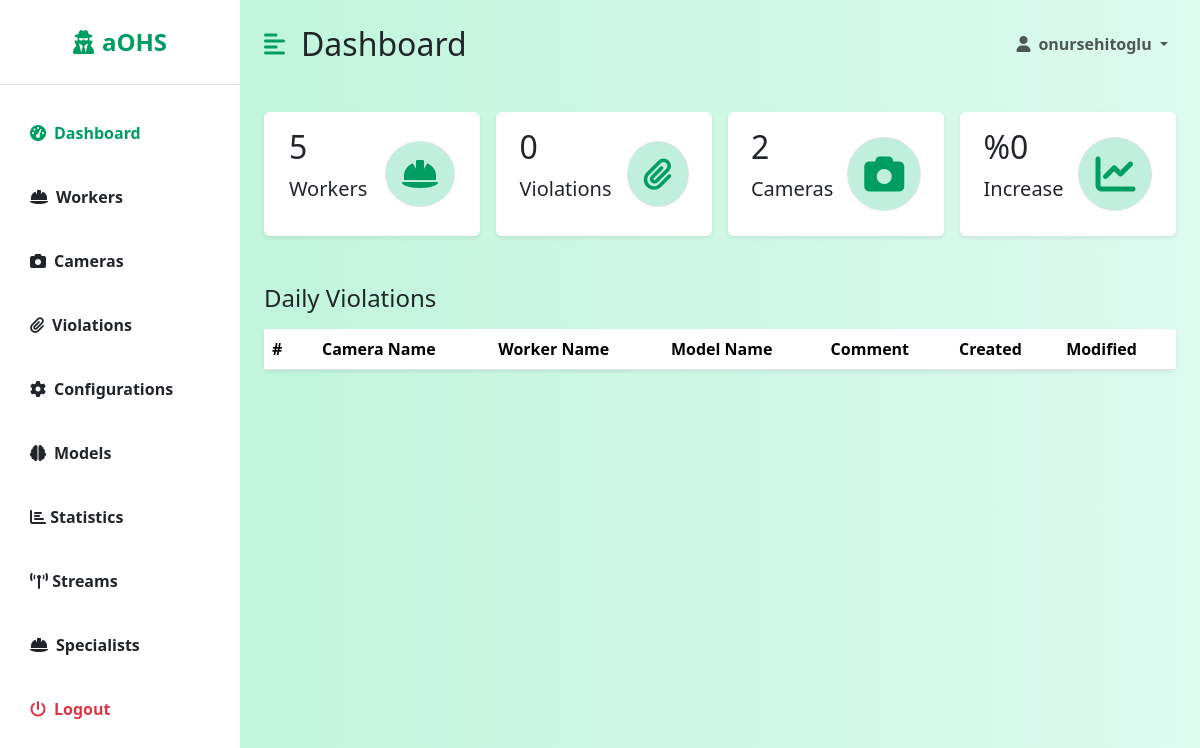
Page /dashboard/ (signed in) on the earlier database version.
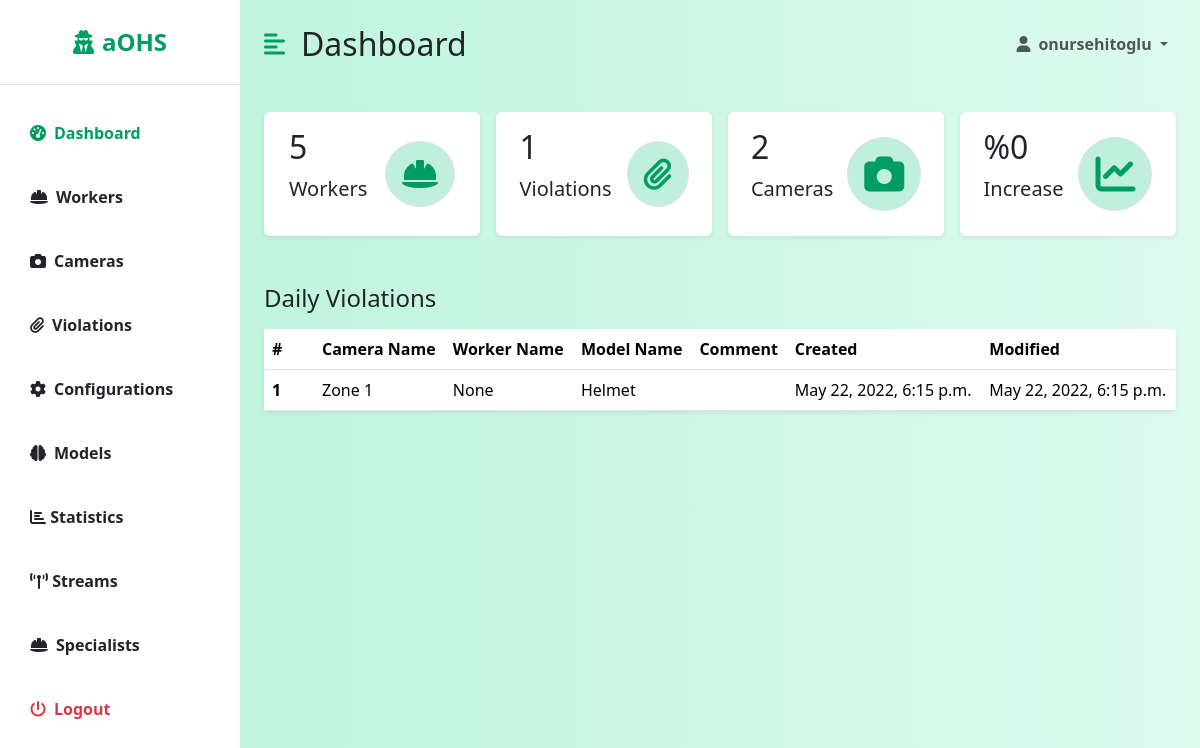
Same page on the later database version.
### backend/models.py (models this page shows, shortened)
class Violation(models.Model):
    id = models.AutoField(primary_key=True)
    cameraId = models.ForeignKey(Camera, on_delete=models.DO_NOTHING, null=False)
    workerId = models.ForeignKey(Worker, on_delete=models.DO_NOTHING, null=True)
    modelId = models.ForeignKey(Model, on_delete=models.SET_NULL, null=True)
    comment = models.CharField(max_length=250, null=True)
    valid = models.BooleanField(default=True, null=False)
    isNotified = models.BooleanField(default=False, null=False)
    capture = models.ImageField(null=True, blank=True)
    created = models.DateTimeField(auto_now_add=True)
    modified = models.DateTimeField(auto_now=True)

class Camera(models.Model):
    id = models.AutoField(primary_key=True)
    url = models.URLField(max_length=100)
    name = models.CharField(max_length=100, null=False)
    userId = models.ForeignKey(User, on_delete=models.DO_NOTHING, null=True)
    created = models.DateTimeField(auto_now_add=True)
    modified = models.DateTimeField(auto_now=True)
    active = models.BooleanField(default=False)
    def __str__(self):
        return str(self.name)

class Model(models.Model):
    id = models.AutoField(primary_key=True)
    name = models.CharField(max_length=100, null=False)
    path = models.CharField(max_length=100, null=False)
    created = models.DateTimeField(auto_now_add=True)
    modified = models.DateTimeField(auto_now=True)
    def __str__(self):
        return str(self.name)

### dashboard/views/violation_views.py (the view)
# urls.py: path('', ViolationDailyView.as_view()),
class ViolationDailyView(LoginRequiredMixin, View, GetCountsMixin):
    login_url = '/login/'
    redirect_field_name = 'redirect_to'
    def get(self, request):
        headers = ['Camera Name', 'Worker Name', 'Model Name', 'Comment', 'Created', 'Modified']
        data = Violation.objects.filter(valid=True, created__gte=datetime.now() - timedelta(days=1))
        return render(request, 'dashboard/listDailyViolations.html',
                      {'headers': headers, 'data': data, 'counts': super().get_counts()})

### dashboard/views/mixins.py (called while the page is built)
    def get_counts(self):
        violations_in_this_week = Violation.objects.filter(valid=True, created__gte=datetime.now() - timedelta(days=7))
        violations_in_last_week = Violation.objects.filter(valid=True, created__gte=datetime.now() - timedelta(days=14),
                                                           created__lte=datetime.now() - timedelta(7))
        if len(violations_in_last_week) == 0:
            increase = 0
        else:
            increase = len(violations_in_this_week) - len(violations_in_last_week) / len(violations_in_last_week)
        counts = {
            'workers': Worker.objects.filter(active=True).count(),
            'violations': Violation.objects.filter(valid=True).count(),
            'cameras': Camera.objects.count(),
            'increase': increase,
        }
        return counts

### dashboard/templates/dashboard/listDailyViolations.html
{% extends 'dashboard/dashboard.html' %}
{% block table %}
    <h3 class="fs-4 mb-3">Daily Violations</h3>
    <table class="table bg-white rounded shadow-sm  table-hover">
        <thead>
        <tr>
            <th scope="col" width="50">#</th>
            {% for header in headers %}
                <th scope="col">{{ header }}</th>
            {% endfor %}
        </tr>
        </thead>
        <tbody>
        {% for datum in data %}
            <tr>
                <th scope="row">{{ forloop.counter }}</th>
                <td>{{ datum.cameraId }}</td>
                <td>{{ datum.workerId }}</td>
                <td>{{ datum.modelId }}</td>
                <td>{{ datum.comment }}</td>
                <td>{{ datum.created }}</td>
                <td>{{ datum.modified }}</td>
            </tr>
        {% endfor %}
        </tbody>
    </table>
{% endblock %}

### dashboard/templates/dashboard/dashboard.html (shortened to what the changed rows need)
{% extends 'base.html' %}
{% block dashboard %}
    <div class="d-flex" id="wrapper">
        <div id="page-content-wrapper">
            <nav class="navbar navbar-expand-lg navbar-light bg-transparent py-4 px-4">
                <div class="d-flex align-items-center">
                    <h2 class="fs-2 m-0">Dashboard</h2>
                </div>
            </nav>
            <div class="container-fluid px-4">
                <div class="row g-3 my-2">
                    <div class="col-md-3">
                        <div class="p-3 bg-white shadow-sm d-flex justify-content-around align-items-center rounded">
                            <div>
                                <h3 class="fs-2">{{ counts.violations }}</h3>
                                <p class="fs-5">Violations</p>
                            </div>
                        </div>
                    </div>
                </div>
                <div class="row my-5">
                    <div class="col">
                        {% block table %}
                        {% endblock %}
                    </div>
                </div>
            </div>
        </div>
    </div>
{% endblock %}

Differences in the rows shown:
added Violation: cameraId "Zone 1", workerId "None", modelId "Helmet", created "May 22, 2022, 6:15 p.m.", modified "May 22, 2022, 6:15 p.m."
Other differences:
{{ counts.violations }}: "0" → "1"
